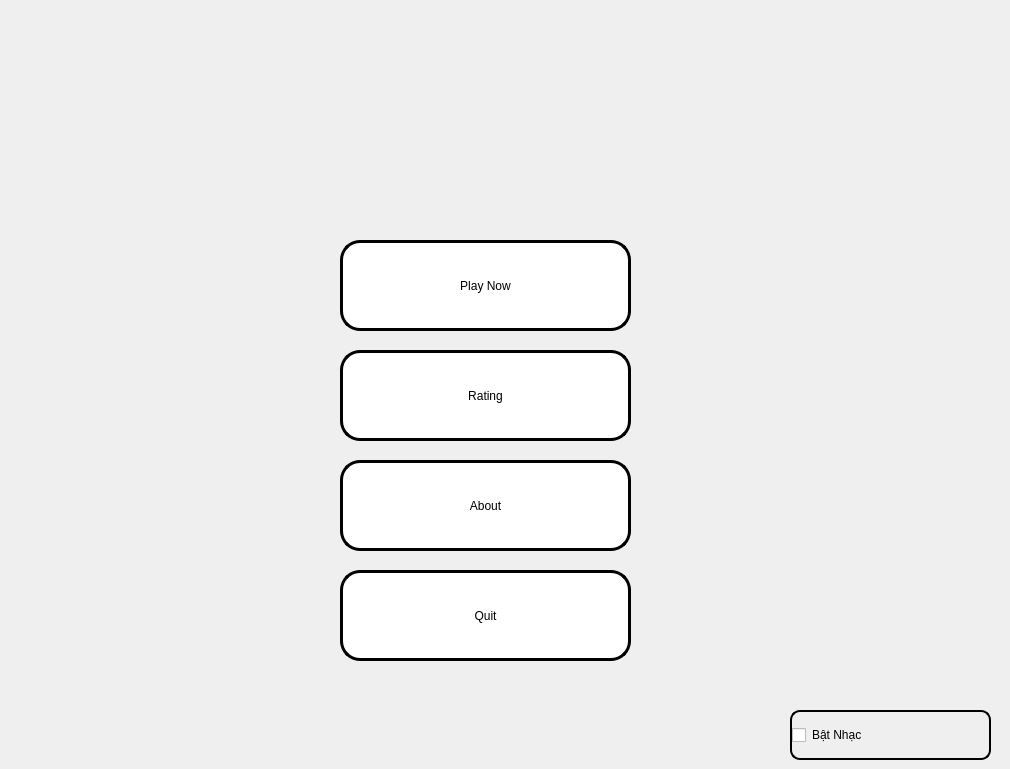
   <widget class="QWidget" name="page">
    <property name="styleSheet">
     <string notr="true">QWidget#page{
border-image:url(:/newPrefix/L-u-i-C-u-Ph-n-C-nh-Ho-t-H-nh-Game-Truy-n.jpg_Q90.jpg_.webp);
}</string>
    </property>
    <widget class="QLabel" name="lbSUDOKU">
     <property name="geometry">
      <rect>
       <x>20</x>
       <y>0</y>
       <width>981</width>
       <height>231</height>
      </rect>
     </property>
     <property name="focusPolicy">
      <enum>Qt::NoFocus</enum>
     </property>
     <property name="styleSheet">
      <string notr="true"/>
     </property>
     <property name="text">
      <string>&lt;html&gt;&lt;head/&gt;&lt;body&gt;&lt;p align=&quot;center&quot;&gt;&lt;img src=&quot;:/newPrefix/icon/Screenshot_2022-12-26_230003-removebg-preview.png&quot;/&gt;&lt;/p&gt;&lt;/body&gt;&lt;/html&gt;</string>
     </property>
    </widget>
    <widget class="QPushButton" name="btnPlay">
     <property name="geometry">
      <rect>
       <x>340</x>
       <y>240</y>
       <width>291</width>
       <height>91</height>
      </rect>
     </property>
     <property name="cursor">
      <cursorShape>PointingHandCursor</cursorShape>
     </property>
     <property name="styleSheet">
      <string notr="true">QPushButton{
font: 75 24pt &quot;Consolas&quot;;
border-radius: 20px;
border: 3px solid black;
background-color: white;
}

QPushButton:hover{
background-color: rgb(21,255,153);
}</string>
     </property>
     <property name="text">
      <string>Play Now</string>
     </property>
     <property name="icon">
      <iconset resource="src.qrc">
       <normaloff>:/newPrefix/icon/play.png</normaloff>:/newPrefix/icon/play.png</iconset>
     </property>
     <property name="iconSize">
      <size>
       <width>50</width>
       <height>50</height>
      </size>
     </property>
    </widget>
    <widget class="QPushButton" name="btnRating">
     <property name="geometry">
      <rect>
       <x>340</x>
       <y>350</y>
       <width>291</width>
       <height>91</height>
      </rect>
     </property>
     <property name="cursor">
      <cursorShape>PointingHandCursor</cursorShape>
     </property>
     <property name="styleSheet">
      <string notr="true">QPushButton{
font: 75 24pt &quot;Consolas&quot;;
border-radius: 20px;
border: 3px solid black;
background-color: white;
}

QPushButton:hover{
background-color: red
}</string>
     </property>
     <property name="text">
      <string>Rating</string>
     </property>
     <property name="icon">
      <iconset resource="src.qrc">
       <normaloff>:/newPrefix/icon/rating.png</normaloff>:/newPrefix/icon/rating.png</iconset>
     </property>
     <property name="iconSize">
      <size>
       <width>50</width>
       <height>50</height>
      </size>
     </property>
    </widget>
    <widget class="QPushButton" name="btnAbout">
     <property name="geometry">
      <rect>
       <x>340</x>
       <y>460</y>
       <width>291</width>
       <height>91</height>
      </rect>
     </property>
     <property name="cursor">
      <cursorShape>PointingHandCursor</cursorShape>
     </property>
     <property name="styleSheet">
      <string notr="true">QPushButton{
font: 75 24pt &quot;Consolas&quot;;
border-radius: 20px;
border: 3px solid black;
background-color: white;
}

QPushButton:hover{
background-color: rgb(255,255,102);
}</string>
     </property>
     <property name="text">
      <string>About</string>
     </property>
     <property name="icon">
      <iconset resource="src.qrc">
       <normaloff>:/newPrefix/icon/information.png</normaloff>:/newPrefix/icon/information.png</iconset>
     </property>
     <property name="iconSize">
      <size>
       <width>50</width>
       <height>50</height>
      </size>
     </property>
    </widget>
    <widget class="QPushButton" name="btnQuit">
     <property name="geometry">
      <rect>
       <x>340</x>
       <y>570</y>
       <width>291</width>
       <height>91</height>
      </rect>
     </property>
     <property name="cursor">
      <cursorShape>PointingHandCursor</cursorShape>
     </property>
     <property name="focusPolicy">
      <enum>Qt::WheelFocus</enum>
     </property>
     <property name="styleSheet">
      <string notr="true">QPushButton{
font: 75 24pt &quot;Consolas&quot;;
border-radius: 20px;
border: 3px solid black;
background-color: white;
}

QPushButton:hover{
background-color: rgb(255,70,70);
}</string>
     </property>
     <property name="text">
      <string>Quit</string>
     </property>
     <property name="icon">
      <iconset resource="src.qrc">
       <normaloff>:/newPrefix/icon/cross.png</normaloff>:/newPrefix/icon/cross.png</iconset>
     </property>
     <property name="iconSize">
      <size>
       <width>50</width>
       <height>50</height>
      </size>
     </property>
    </widget>
    <widget class="QCheckBox" name="checkbox_amnhac_home">
     <property name="geometry">
      <rect>
       <x>790</x>
       <y>710</y>
       <width>201</width>
       <height>50</height>
      </rect>
     </property>
     <property name="sizePolicy">
      <sizepolicy hsizetype="Preferred" vsizetype="Preferred">
       <horstretch>0</horstretch>
       <verstretch>0</verstretch>
      </sizepolicy>
     </property>
     <property name="minimumSize">
      <size>
       <width>50</width>
       <height>50</height>
      </size>
     </property>
     <property name="sizeIncrement">
      <size>
       <width>50</width>
       <height>50</height>
      </size>
     </property>
     <property name="baseSize">
      <size>
       <width>50</width>
       <height>50</height>
      </size>
     </property>
     <property name="cursor">
      <cursorShape>PointingHandCursor</cursorShape>
     </property>
     <property name="focusPolicy">
      <enum>Qt::NoFocus</enum>
     </property>
     <property name="styleSheet">
      <string notr="true">font: 15pt &quot;Consolas&quot;;
border:2px solid black;
border-radius: 10px;</string>
     </property>
     <property name="text">
      <string>Bật Nhạc</string>
     </property>
     <property name="iconSize">
      <size>
       <width>50</width>
       <height>50</height>
      </size>
     </property>
     <property name="autoExclusive">
      <bool>false</bool>
     </property>
    </widget>
   </widget>
